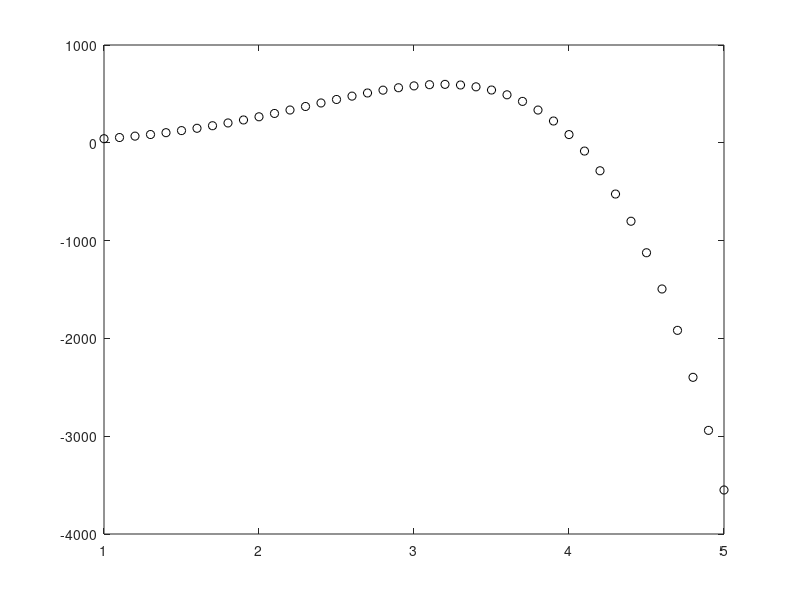

MATLAB code to generate this figure: (Note: this script raises an error after producing the figure.)
clear;clc;

%%%%%%%%%%%%%%%%%%%%%%%%%%%%%%%%%%%%%%%%%%%%%%%%%%%%%%%%%% control points
%%%%%%%%%%%%%%%%%%%%%%%%%%%%%%%%%%%%%%%%%%%%%%%%%%%%%%%%%% defined by mouse
% hold on
% flag = 1;
% k = 1;
% while(flag == 1)
%     [x, y, flag] = ginput(1);
%     if(flag == 1)
%        cp(k,1) = x;
%        cp(k,2) = y;
%        plot(cp(k,1), cp(k,2), 'k--o'); hold on;
%        if(k>=2)
%            line([cp(k-1,1) cp(k,1)], [cp(k-1,2) cp(k,2)]);
%        end
%        k = k + 1;
%     end
% end
%%%%%%%%%%%%%%%%%%%%%%%%%%%%%%%%%%%%%%%%%%%%%%%%%%%%%%
%%%%%%%%%%%%%%%%%%%%%%%%%%control points sampled by function
a = [5 12 14 16 -5];
x = [];
y = [];
co = 1;
for i = 1:0.1:5
    x(co) = i;
    y(co) = a(5) * i^5 + a(4) * i^4 + a(3) * i^3 + a(2) * i^2 + a(1) * i;
    plot(x(co), y(co), 'k--o'); hold on;
    co = co + 1;
end
ga = (co-1) / 10;
for i = 1:10
    num = floor(ga*i);
    cp(i,1) = x(num);
    cp(i,2) = y(num);
end
%%%%%%%%%%%%%%%%%%%%%%%%%%%%%%%%%%%%%%%%%%%
 
 bc = Bspline(cp, 3);
 plot(bc(:,1), bc(:,2), 'r-');
 
function bsplineCurve = Bspline(cp, degree)
num_cp = size(cp, 1);
num_knot = num_cp + degree + 1;
kv = linspace(0, 1, num_knot);
num_gp = 1000;
gap = 1 / num_gp;
bsplineCurve = zeros(num_gp,2);
t = 1;
for u=0:gap:1
    sum = 0;
    BasicF = zeros(1, num_cp);
    for i=1:num_cp
        BasicF(1,i) = BasicFunction(i-1, degree, u, kv);
        sum = sum + BasicF(1,i);
    end
            
    BasicF = BasicF / sum;
    bsplineCurve(t,:) = BasicF * cp;
    t = t + 1;
end
end
    
function BF = BasicFunction(i, degree, u, kv)

if(degree == 0)
    if(kv(i+1) <= u && kv(i + 2) > u)
       BF = 1;
    else
       BF = 0;
    end
else
    d1 = kv(i + degree + 1) - kv(i + 1);
    d2 = kv(i + degree + 2) - kv(i + 2);
    if(d1 == 0)
        d1 = 1;
    end
    
    if(d2 == 0)
        d2 = 1;
    end
    
    BF = (u - kv(i+1)) / d1 * BasicFunction(i, degree - 1, u, kv) + (kv(i + degree + 2) - u) / d2 * BasicFunction(i+1, degree - 1, u, kv);
end
end

     